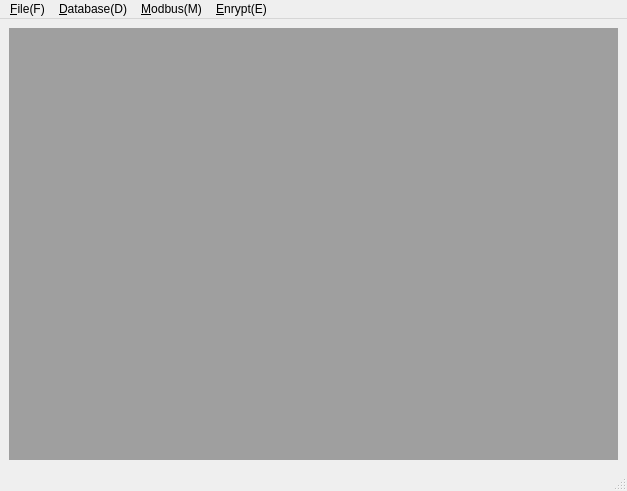
<?xml version="1.0" encoding="UTF-8"?>
<ui version="4.0">
 <class>MainWindow</class>
 <widget class="QMainWindow" name="MainWindow">
  <property name="geometry">
   <rect>
    <x>0</x>
    <y>0</y>
    <width>627</width>
    <height>491</height>
   </rect>
  </property>
  <property name="windowTitle">
   <string/>
  </property>
  <widget class="QWidget" name="centralwidget">
   <layout class="QGridLayout" name="gridLayout">
    <item row="0" column="0">
     <widget class="QMdiArea" name="mdiArea"/>
    </item>
   </layout>
  </widget>
  <widget class="QMenuBar" name="menubar">
   <property name="geometry">
    <rect>
     <x>0</x>
     <y>0</y>
     <width>627</width>
     <height>23</height>
    </rect>
   </property>
   <widget class="QMenu" name="menuFile">
    <property name="title">
     <string>&amp;File(F)</string>
    </property>
    <addaction name="aExit"/>
   </widget>
   <widget class="QMenu" name="menuDB">
    <property name="title">
     <string>&amp;Database(D)</string>
    </property>
    <addaction name="aGridsingle"/>
    <addaction name="aGriddouble"/>
    <addaction name="aPage"/>
   </widget>
   <widget class="QMenu" name="menuModbus">
    <property name="title">
     <string>&amp;Modbus(M)</string>
    </property>
    <addaction name="aModbusFuncCode"/>
    <addaction name="aModbusPackages"/>
   </widget>
   <widget class="QMenu" name="menuCrypt">
    <property name="title">
     <string>&amp;Enrypt(E)</string>
    </property>
    <addaction name="aEncryptAES"/>
   </widget>
   <addaction name="menuFile"/>
   <addaction name="menuDB"/>
   <addaction name="menuModbus"/>
   <addaction name="menuCrypt"/>
  </widget>
  <widget class="QStatusBar" name="statusbar"/>
  <action name="aExit">
   <property name="text">
    <string>exit</string>
   </property>
   <property name="toolTip">
    <string>exit</string>
   </property>
  </action>
  <action name="aGridsingle">
   <property name="text">
    <string>GridSingle</string>
   </property>
  </action>
  <action name="aGriddouble">
   <property name="text">
    <string>GridDouble</string>
   </property>
  </action>
  <action name="aModbusFuncCode">
   <property name="text">
    <string>FuncCode</string>
   </property>
  </action>
  <action name="aModbusPackages">
   <property name="text">
    <string>Packages</string>
   </property>
  </action>
  <action name="aEncryptAES">
   <property name="text">
    <string>AES</string>
   </property>
  </action>
  <action name="aPage">
   <property name="text">
    <string>Page</string>
   </property>
  </action>
 </widget>
 <resources/>
 <connections/>
</ui>
